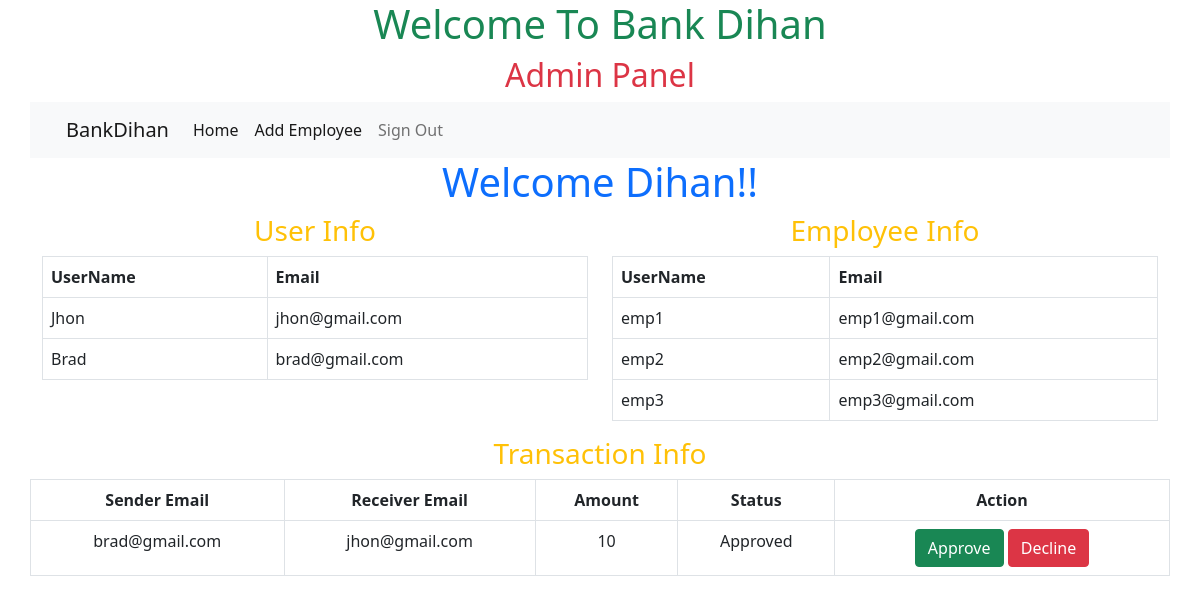
Page /client/adminhome.php (signed in) on the committed database.
### tables this page shows
CREATE TABLE `user` (
  `id` int NOT NULL,
  `username` varchar(256) NOT NULL,
  `email` varchar(256) NOT NULL,
  `password` varchar(256) NOT NULL,
  `confirm_password` varchar(256) NOT NULL,
  `account_id` varchar(11) NOT NULL,
  `current_amt` decimal(6,0) NOT NULL
);

CREATE TABLE `employee` (
  `id` int NOT NULL,
  `name` varchar(256) NOT NULL,
  `email` varchar(256) NOT NULL,
  `password` varchar(256) NOT NULL
);

CREATE TABLE `transaction` (
  `id` int NOT NULL,
  `sender_email` varchar(256) NOT NULL,
  `receiver_email` varchar(256) NOT NULL,
  `amount` decimal(6,0) NOT NULL,
  `status` int NOT NULL DEFAULT '0'
);

### server/userlist.php (called while the page is built)
<?php
include 'dbconfig.php';
$sql = "SELECT * FROM `user`";
$query = mysqli_query($conn,$sql);
$rows = mysqli_num_rows($query);
$emp_query = "SELECT * FROM `employee`";
$run_query = mysqli_query($conn,$emp_query);
$emp_rows = mysqli_num_rows($run_query);

### server/transData.php (called while the page is built, shortened)
<?php
include 'dbconfig.php';
$trans_sql = "SELECT * FROM `transaction`";
$trans_query = mysqli_query($conn,$trans_sql);
$trans_rows = mysqli_num_rows($trans_query);

### client/adminhome.php (the view, shortened to what this page needs)
<?php include('../inc/header.inc.php'); ?>
<h1 class="text-center text-success">Welcome To Bank Dihan</h1>
<h2 class="text-center text-danger">Admin Panel</h2>
<div class="container">
	<div class="row">
		<nav class="navbar navbar-expand-lg navbar-light bg-light">
  <div class="container-fluid">
    <a class="navbar-brand" href="#">BankDihan</a>
    <div class="collapse navbar-collapse" id="navbarSupportedContent">
      <ul class="navbar-nav me-auto mb-2 mb-lg-0">
        <li class="nav-item">
          <a class="nav-link active" aria-current="page" href="adminhome.php">Home</a>
        </li>
         <li class="nav-item">
          <a class="nav-link active" aria-current="page" href="../client/addemp.php">Add Employee</a>
        </li>
        <li class="nav-item">
          <a class="nav-link" href="../server/adminsignout.php">Sign Out</a>
        </li>
      </ul>
    </div>
  </div>
</nav>
	</div>
	<div class="row">
		<h1 class="text-center text-primary"><?php echo "Welcome ".$_SESSION['adminname']."!!";?></h1>
	</div>
</div>
<div class="container">
  <div class="row">
    <div class="col-md-6">
      <h3 class="text-center text-warning">User Info</h3>
     <table class="table table-bordered">
      <tr>
        <th>UserName</th>
        <th>Email</th>
      </tr>
    <?php include '../server/userlist.php';
    if($rows)
    {
      while($res = mysqli_fetch_assoc($query))
     {?>
      <tr>
        <td><?php echo $res['username'];?></td>
        <td><?php echo $res['email'];?></td>
      </tr>
     <?php
     }
    ?>
  </table>
  <?php  }
    else
    {
      echo "No Data Found!!!";
    }
      ?>
    </div>
    <div class="col-md-6">
      <h3 class="text-center text-warning">Employee Info</h3>
     <table class="table table-bordered">
      <tr>
        <th>UserName</th>
        <th>Email</th>
      </tr>
    <?php
    if($emp_rows)
    {
      while($res_emp = mysqli_fetch_assoc($run_query))
     {?>
      <tr>
        <td><?php echo $res_emp['name'];?></td>
        <td><?php echo $res_emp['email'];?></td>
      </tr>
     <?php
     }
    ?>
  </table>
  <?php  }
    else
    {
      echo "No Data Found!!!";
    }
      ?>
    </div>
  </div>
</div>
<div class="container">
  <div class="row">
    <h3 class="text-center text-warning">Transaction Info</h3>
     <table class="table table-bordered">
      <tr class="text-center">
        <th>Sender Email</th>
        <th>Receiver Email</th>
        <th>Amount</th>
        <th>Status</th>
        <th>Action</th>
      </tr>
    <?php include '../server/transData.php';
    if($trans_rows)
    {
      while($trans_res = mysqli_fetch_assoc($trans_query))
     {?>
      <tr class="text-center">
        <td><?php echo $trans_res['sender_email'];?></td>
        <td><?php echo $trans_res['receiver_email'];?></td>
        <td><?php echo $trans_res['amount'];?></td>
        <td>
          <?php
          if($trans_res['status']==0)
          {
            echo "Pending";
          }
          else
          {
             echo "Approved";
          }
            ?>
        </td>
        <td>
          <form action="../server/transData.php" method="post">
            <input class="btn btn-success" value="Approve" type="submit" name="approve">
            <input class="btn btn-danger" value="Decline" type="submit" name="decline">
          </form>
        </td>
      </tr>
     <?php
     }
    ?>
  </table>
  <?php  }
    else
    {
      echo "No Data Found!!!";
    }
      ?>
  </div>
</div>
<?php include('../inc/footer.inc.php'); ?>

### inc/header.inc.php (shortened to what this page needs)
<!doctype html>
<html lang="en">
  <head>
    <link href="https://cdn.jsdelivr.net/npm/bootstrap@5.0.2/dist/css/bootstrap.min.css" rel="stylesheet">
  </head>
  <body>

### inc/footer.inc.php (shortened to what this page needs)
  </body>
</html>

### rows in the picture
user: username "Jhon", email "jhon@gmail.com"
user: username "Brad", email "brad@gmail.com"
employee: name "emp1", email "emp1@gmail.com"
employee: name "emp2", email "emp2@gmail.com"
employee: name "emp3", email "emp3@gmail.com"
transaction: sender_email "brad@gmail.com", receiver_email "jhon@gmail.com", amount "10", status "Approved"

### other values in the picture
$_SESSION['adminname'] "Dihan"
